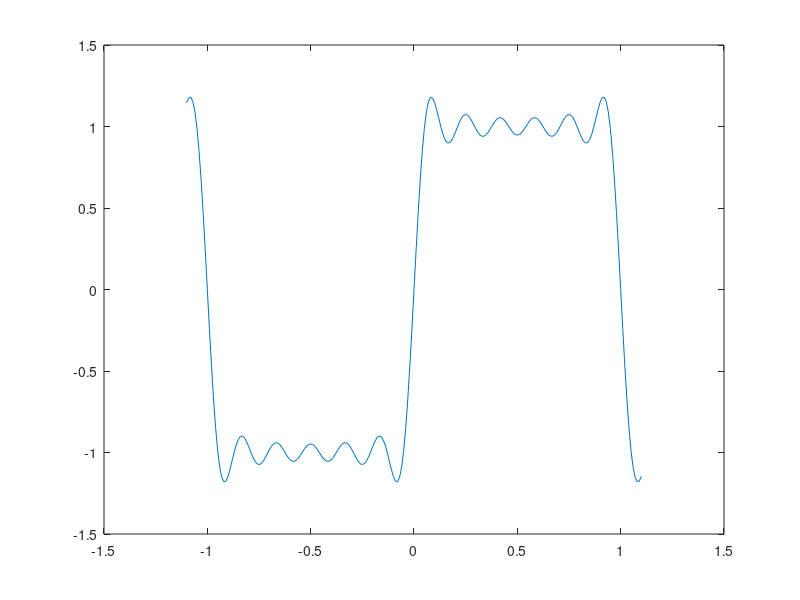

Recreate this plot in MATLAB.
%-------------------------------------------------------------------------%
%   Name: Suhail P.         Take Home Quiz1              Date: 3-24-15    %
%-------------------------------------------------------------------------%

%8.6
clear
close all
clc

run='y';
while strcmp(run,'y') || isempty(run) ;
    n = input('Please enter integer: ');
    T = 1;
    i = 0;
    for t = -1.1:.01:1.1
        i = i +1;
        F(i) = 0;
        for k = 0:n
            F(i) = F(i) + 1/(2*k+1)*sin((2*k+1)*pi*t/T);
        end
        F(i) = F(i) * 4 / pi;
    end
    t = -1.1:.01:1.1;
    disp([t' F'])
    plot(t,F)
    run=lower(input('Run program for Question 8.6? (y,n) [y]: ','s'));
end